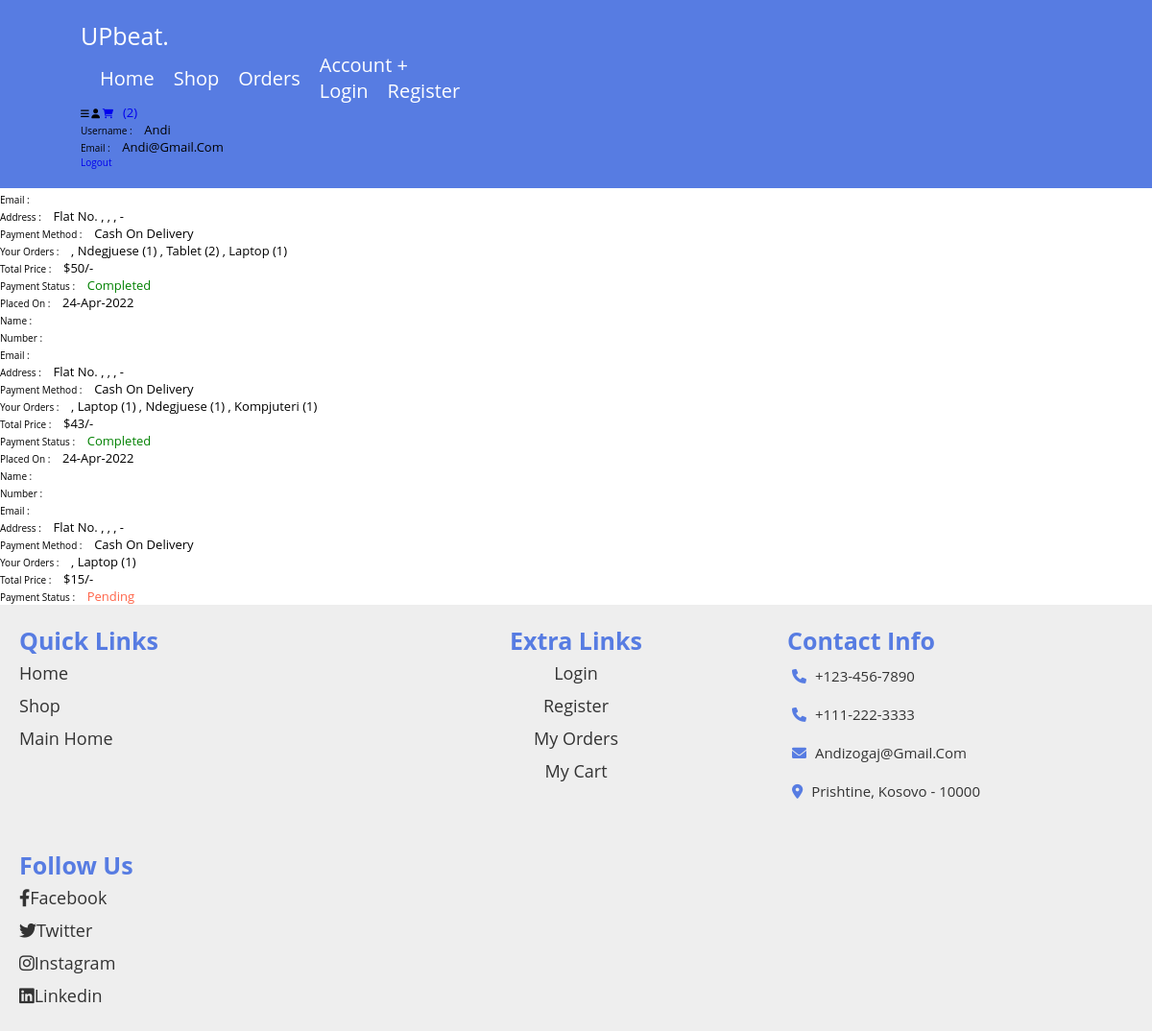
The page /orders.php (signed in) on the database its author committed.
### tables this page shows
CREATE TABLE `orders` (
  `id` int(100) NOT NULL,
  `user_id` int(100) NOT NULL,
  `name` varchar(100) NOT NULL,
  `number` varchar(12) NOT NULL,
  `email` varchar(100) NOT NULL,
  `method` varchar(50) NOT NULL,
  `address` varchar(500) NOT NULL,
  `total_products` varchar(1000) NOT NULL,
  `total_price` int(100) NOT NULL,
  `placed_on` varchar(50) NOT NULL,
  `payment_status` varchar(20) NOT NULL DEFAULT 'pending'
);

### orders.php (the view, shortened to what this page needs)
<?php
@include 'config.php';
$user_id = $_SESSION['user_id'];
?>
<!DOCTYPE html>
<html lang="en">
<head>
   <link rel="stylesheet" href="https://cdnjs.cloudflare.com/ajax/libs/font-awesome/6.0.0/css/all.min.css">
   <link rel="stylesheet" href="css/style.css">
</head>
<body>
<?php @include 'header.php'; ?>
<section class="heading">
    <h3>your orders</h3>
    <p> <a href="home.php">home</a> / order </p>
</section>
<section class="placed-orders">
    <h1 class="title">placed orders</h1>
    <div class="box-container">
    <?php
        $select_orders = mysqli_query($conn, "SELECT * FROM `orders` WHERE user_id = '$user_id'") or die('query failed');
        if(mysqli_num_rows($select_orders) > 0){
            while($fetch_orders = mysqli_fetch_assoc($select_orders)){
    ?>
    <div class="box">
        <p> placed on : <span><?php echo $fetch_orders['placed_on']; ?></span> </p>
        <p> name : <span><?php echo $fetch_orders['name']; ?></span> </p>
        <p> number : <span><?php echo $fetch_orders['number']; ?></span> </p>
        <p> email : <span><?php echo $fetch_orders['email']; ?></span> </p>
        <p> address : <span><?php echo $fetch_orders['address']; ?></span> </p>
        <p> payment method : <span><?php echo $fetch_orders['method']; ?></span> </p>
        <p> your orders : <span><?php echo $fetch_orders['total_products']; ?></span> </p>
        <p> total price : <span>$<?php echo $fetch_orders['total_price']; ?>/-</span> </p>
        <p> payment status : <span style="color:<?php if($fetch_orders['payment_status'] == 'pending'){echo 'tomato'; }else{echo 'green';} ?>"><?php echo $fetch_orders['payment_status']; ?></span> </p>
    </div>
    <?php
        }
    }else{
        echo '<p class="empty">no orders placed yet!</p>';
    }
    ?>
    </div>
</section>
<?php @include 'footer.php'; ?>
</body>
</html>

### header.php (shortened to what this page needs)
<header class="header">
    <div class="flex">
        <a href="home.php" class="logo">UPbeat.</a>
        <nav class="navbar">
            <ul>
                <li><a href="home.php">home</a></li>
                <li><a href="shop.php">shop</a></li>
                <li><a href="orders.php">orders</a></li>
                <li><a href="#">account +</a>
                    <ul>
                        <li><a href="login.php">login</a></li>
                        <li><a href="register.php">register</a></li>
                    </ul>
                </li>
            </ul>
        </nav>
        <div class="icons">
            <div id="menu-btn" class="fas fa-bars"></div>
            <div id="user-btn" class="fas fa-user"></div>
            <?php
                $select_cart_count = mysqli_query($conn, "SELECT * FROM `cart` WHERE user_id = '$user_id'") or die('query failed');
                $cart_num_rows = mysqli_num_rows($select_cart_count);
            ?>
            <a href="cart.php"><i class="fas fa-shopping-cart"></i><span>(<?php echo $cart_num_rows; ?>)</span></a>
        </div>
        <div class="account-box">
            <p>username : <span><?php echo $_SESSION['user_name']; ?></span></p>
            <p>email : <span><?php echo $_SESSION['user_email']; ?></span></p>
            <a href="logout.php" class="delete-btn">logout</a>
        </div>
    </div>
</header>

### footer.php
<section class="footer">
    <div class="box-container">
        <div class="box">
            <h3>quick links</h3>
            <a href="home.php">home</a>
            <a href="shop.php">shop</a>
            <a href="../faqjaweb/frontistatic/home.php">main home</a>
        </div>
        <div class="box">
            <h3>extra links</h3>
            <a href="login.php">login</a>
            <a href="register.php">register</a>
            <a href="orders.php">my orders</a>
            <a href="cart.php">my cart</a>
        </div>
        <div class="box">
            <h3>contact info</h3>
            <p> <i class="fas fa-phone"></i> +123-456-7890 </p>
            <p> <i class="fas fa-phone"></i> +111-222-3333 </p>
            <p> <i class="fas fa-envelope"></i> andizogaj@gmail.com </p>
            <p> <i class="fas fa-map-marker-alt"></i> prishtine, kosovo - 10000 </p>
        </div>
        <div class="box">
            <h3>follow us</h3>
            <a href="#"><i class="fab fa-facebook-f"></i>facebook</a>
            <a href="#"><i class="fab fa-twitter"></i>twitter</a>
            <a href="#"><i class="fab fa-instagram"></i>instagram</a>
            <a href="#"><i class="fab fa-linkedin"></i>linkedin</a>
        </div>
    </div>
</section>

### frontistatic/style.css (style rules this page uses)
:root { --blue:#577ce2; }
* { font-family: 'Open Sans', sans-serif; margin:0; padding:0; box-sizing: border-box; outline: none; text-decoration: none; transition: all .2s linear; text-transform: capitalize; }
html { font-size: 62.5%; overflow-x: hidden; }
body { overflow-x: hidden; }
.heading { padding:.5rem 2rem; font-size: 2rem; background:rgba(0,0,0,.1); color:var(--blue); display: inline-block; margin:1rem 0; }
.title { font-size: 4rem; color:#333; padding:0 1rem; text-align: center; }
header { width:100%; display: flex; align-items: center; justify-content: space-between; position: fixed; top:0; left: 0; z-index: 1000; padding:2rem 7%; background:var(--blue); }
header .logo { font-size: 2.5rem; color:#fff; }
header .navbar ul { display: flex; align-items: center; justify-content: space-between; list-style: none; }
header .navbar ul li a { font-size: 2rem; margin-left: 2rem; color:#fff; position: relative; }
header .navbar ul li a::before { content: ''; position: absolute; bottom:-.5rem; right:0; width:0%; height:.2rem; background:#fff; transition: .2s linear; }
.footer { background:#eee; }
.footer .box-container { display: flex; justify-content: center; flex-wrap: wrap; }
.footer .box-container .box { flex:1 1 30rem; margin:2rem; }
.footer .box-container .box h3 { font-size: 2.5rem; color:var(--blue); }
.footer .box-container .box p { font-size: 1.5rem; color:#333; padding:1rem 0; }
.footer .box-container .box p i { padding:0 .5rem; color:var(--blue); }
.footer .box-container .box:nth-child(2) { text-align: center; }
.footer .box-container .box a { font-size: 1.8rem; display:block; color:#333; padding:.5rem 0; }
::placeholder { color: #fff; font-size: 12px ; }
span { font-size: 13px; margin-left: 10px; }

### rows shown on the page
orders: address "Flat No. , , , -", method "Cash On Delivery", total_products ", Ndegjuese (1) , Tablet (2) , Laptop (1)", total_price "50", payment_status "Completed"
orders: placed_on "24-Apr-2022", address "Flat No. , , , -", method "Cash On Delivery", total_products ", Laptop (1) , Ndegjuese (1) , Kompjuteri (1)", total_price "43", payment_status "Completed"
orders: placed_on "24-Apr-2022", address "Flat No. , , , -", method "Cash On Delivery", total_products ", Laptop (1)", total_price "15", payment_status "Pending"

### other values the page prints
$cart_num_rows "2"
$_SESSION['user_name'] "Andi"
$_SESSION['user_email'] "Andi@gmail.com"
